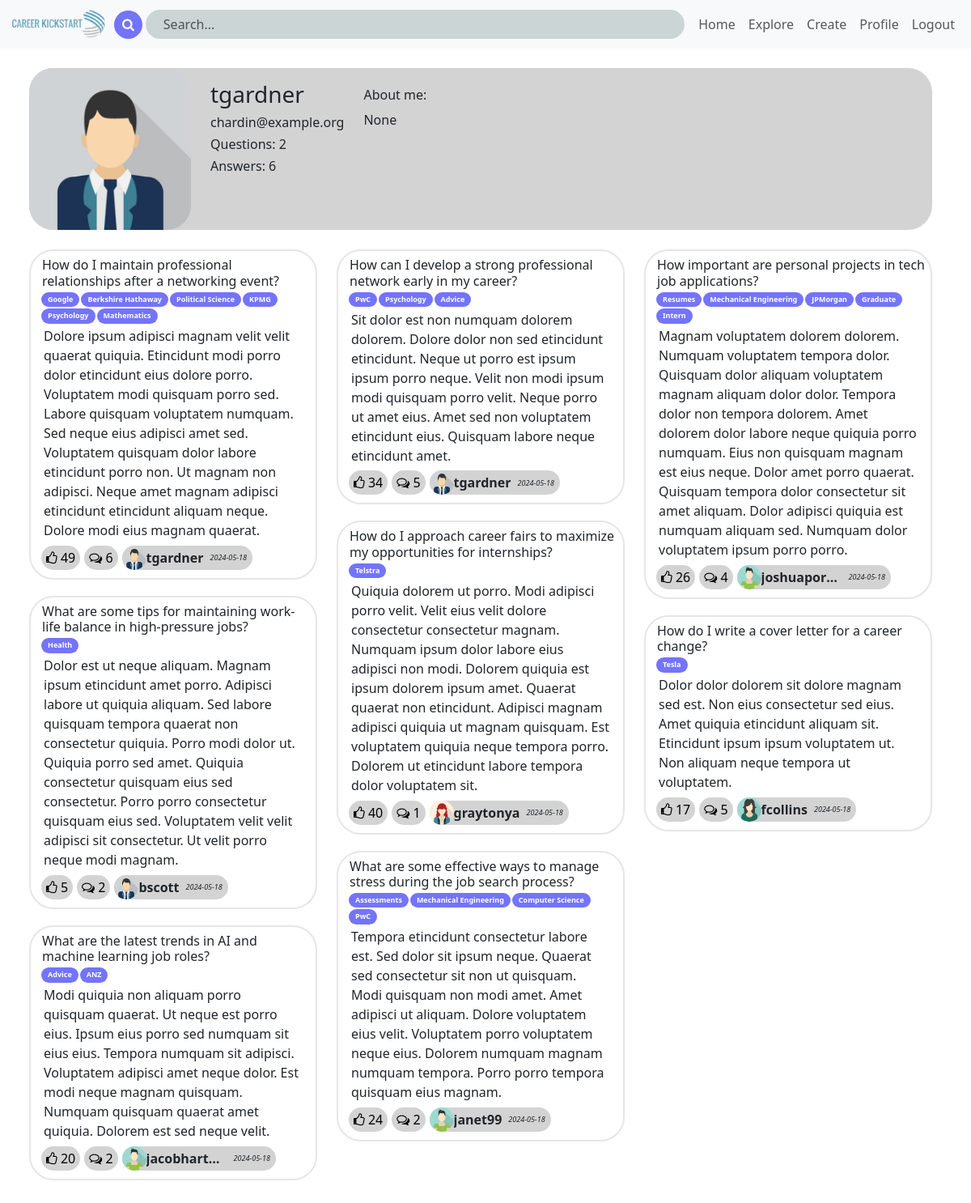
/profilepage/tgardner (signed in), run on the app's committed database.
### app/models.py (models this page shows, shortened)
class User(UserMixin, db.Model):
    __tablename__ = 'users'
    id = db.Column(db.Integer, primary_key=True, autoincrement=True)
    username = db.Column(db.String(30), unique=True)
    email = db.Column(db.String(100), unique=True)
    password_hash = db.Column(db.String(128))
    profile_pic = db.Column(db.String(12))
    about_me = db.Column(db.String(200), nullable=True)
    user_questions = db.relationship('Question', back_populates='user', lazy=True)
    user_answers = db.relationship('Answer', back_populates='user', lazy=True)
    def to_dict_pfp(self):
        numQ = Question.query.filter_by(user_id=self.id).count()
        numA = Answer.query.filter_by(user_id=self.id).count()
        return {'id':str(self.id),'username':self.username, 'email':self.email, 'aboutme':self.about_me, 'numQ':numQ, 'numA':numA, 'pfp':self.profile_pic}

class Question(db.Model):
    __tablename__ = 'questions'
    question_id = db.Column(db.Integer, primary_key=True, autoincrement=True)
    user_id = db.Column(db.Integer, db.ForeignKey('users.id'), nullable=False)
    title = db.Column(db.String(100), nullable=False)
    description = db.Column(db.String(2000), nullable=False)
    date_created = db.Column(db.DateTime, default=func.now())
    likes = db.Column(db.Integer)
    comments = db.Column(db.Integer)
    user = db.relationship('User', back_populates='user_questions')
    tags = db.relationship('Question_Tag', back_populates='question', lazy=True)
    answers = db.relationship('Answer', back_populates='question', lazy=True)

class Question_Tag(db.Model):
    __tablename__ = 'question_tags'
    qt_id = db.Column(db.Integer, primary_key=True, autoincrement=True)
    question_id = db.Column(db.Integer, db.ForeignKey('questions.question_id'))
    tag_id = db.Column(db.Integer, db.ForeignKey('tags.tag_id'))
    tag = db.relationship('Tag', back_populates='question_tags')
    question = db.relationship('Question', back_populates='tags')

class Tag(db.Model):
    __tablename__ = 'tags'
    tag_id = db.Column(db.Integer, primary_key=True, autoincrement=True)
    tag = db.Column(db.String(40), unique=True)
    category = db.Column(db.String(40))
    question_tags = db.relationship('Question_Tag', back_populates='tag', lazy=True)

### app/routes.py (the view)
@main.route('/profilepage/<Username>', methods=['GET', 'POST'])
@login_required
def load_profile_page(Username):
    if not current_user.is_authenticated:
        return redirect(url_for('main.login'))
    return UserController.edit_profile(Username)

### app/forms.py
class EditProfileForm(FlaskForm):
    username = StringField('Username', validators=[validate_user_exist])
    about_me = TextAreaField('About me', validators=[Length(min=0, max=140)])
    new_password = PasswordField('New Password')
    submit = SubmitField('Submit')

### app/controller.py (called while the page is built, shortened)
    def edit_profile(Username):
        form=EditProfileForm()
        user_info = User.query.filter_by(username=Username).first()
        if user_info is None:
            return jsonify({"error": "Question not found"}), 404
        user_q = Question.query.filter_by(user_id=user_info.id).all()
        user_a = Answer.query.filter_by(user_id=user_info.id).all()
        posts = user_q
        for ans in user_a:
            posts.append(ans.question)
        return render_template('profilePage.html',posts=posts,form=form,user=user_info.to_dict_pfp())

### app/models.py (called while the page is built)
@login.user_loader
def load_student(id):
  return User.query.get(int(id))

### app/templates/profilePage.html (shortened to what this page needs)
<!DOCTYPE html>
<html>
    <head>
        <link href="https://cdn.jsdelivr.net/npm/bootstrap@5.3.3/dist/css/bootstrap.min.css" rel="stylesheet">
        <link rel="stylesheet" href="https://cdnjs.cloudflare.com/ajax/libs/font-awesome/4.7.0/css/font-awesome.min.css">
        <link rel="stylesheet" type="text/css" href="profilePageStyleSheet.css">
        <link rel="stylesheet" type="text/css" href="{{ url_for('static', filename='navbarStyle.css') }}">
        <link rel="stylesheet" type="text/css" href="{{ url_for('static', filename='card.css') }}">
    </head>
    <body>
        {% include "navbar.html" %}
        <div class="container m-4">
            <div class="user-info d-flex">
                <img class="profil-pic" src="{{ url_for('static', filename=user.pfp) }}" style="height: 200px; width: 200px; border-radius: 30px;">
                <div id="user-post-related" class="mx-4 mt-3">
                    <h3>{{ user.username }}</h3>
                    <h6>{{ user.email }}</h6>
                    <h6>Questions: {{ user.numQ }}</h6>
                    <h6>Answers: {{ user.numA }}</h6>
                </div>
                <div id="aboutme" class="mt-4">
                    <h6>About me:</h6>
                    <p>{{ user.aboutme }}</p>
                </div>
            </div>
            <div id="involved-in" class="row mt-4">
                <div class="col">
                {% for question in posts[0::3] %}
                    {% include 'card.html' %}
                {% endfor %}
                </div>
                <div class="col">
                {% for question in posts[1::3] %}
                    {% include 'card.html' %}
                {% endfor %}
                </div>
                <div class="col">
                {% for question in posts[2::3] %}
                    {% include 'card.html' %}
                {% endfor %}
                </div>
            </div>
        </div>
    </body>
</html>

### app/templates/card.html
<div id="{{ question.question_id }}" class="card">
    <div class="card-title">
        <h6>{{question.title}}</h6>
    </div>
    <div class="card-subtitle d-flex">
        {% for itag in question.tags %}
        <p> {{itag.tag.tag}} </p>
        {% endfor %}
    </div>
    <div class="card-body">
        <p class="card-text">{{question.description}}</p>
    </div>
    <div class="card-action d-flex">
        <button class="like" aria-pressed="false" type="button"><i class="fa fa-thumbs-o-up"></i> {{question.likes}}</button>
        <button class="comment" aria-pressed="false" type="button"><i class="fa fa-comments-o"></i> {{question.comments}}</button>
        <div class="user-info d-flex align-items-center justify-content-center">
            <a href="/profilepage/{{ question.user.username }}">
                <img class="profil-pic" src="{{ url_for('static', filename=question.user.profile_pic) }}" style="height: 30px; width: 30px; border-radius: 30px;">
            </a>
            <b class="d-inline-block text-truncate" style="max-width: 100px;"> {{ question.user.username }}</b>
            <i class="ms-2"> {{ question.date_created.date() }}</i>
        </div>
    </div>
</div>

### app/static/card.css (style rules this page uses)
.card { border-radius: 30px; margin-bottom: 20px; width:100%; border-color: rgb(230, 230, 230); border-width: 2px; }
.card-body { padding-top: 0.1rem; padding-bottom: 0.1rem; }
.card-title { padding-top: 0.5rem; margin-bottom: 0px; margin-right:4px; padding-left: 14px; border-top-left-radius: 30px; border-top-right-radius: 30px; }
.card-subtitle > p { padding-right: 8px; padding-left: 8px; padding-top: 2px; padding-bottom: 3px; margin-right: 2px; margin-bottom: 2px; background-color: rgb(116, 116, 250); color: white; border-radius: 20px; font-size:xx-small; font-weight: bold; max-width: 100%; white-space: nowrap; }
.card-subtitle { margin-left: 13px; margin-right: 10px; flex-direction: row; display: flex; flex-wrap: wrap; }
.card-action > button { border-radius: 30px; border-width: 0px; background-color: lightgray; margin-right: 5px; }
.card-action > b,i { font-size: xx-small; }
.card-action { margin-left: 13px; margin-bottom: 10px; margin-top: 5px; }
.user-info { background-color: lightgray; border-radius: 30px; padding-right: 7px; }

### data on the page
User: profile_pic (picture), username "tgardner", email "chardin@example.org"
Question: title "How do I maintain professional relationships after a networking event?", description "Dolore ipsum adipisci magnam velit velit quaerat quiquia. Etincidunt modi porro dolor etincidunt eius dolore porro. Voluptatem modi quisquam porro sed. Labore quisquam voluptatem numquam. Sed neque eius adipisci amet sed. Voluptatem quisquam dolor labore etincidunt porro non. Ut magnam non adipisci. Neque amet magnam adipisci etincidunt etincidunt aliquam neque. Dolore modi eius magnam quaerat.", likes "49", comments "6", profile_pic (picture), user.username "tgardner", date_created "2024-05-18"
Question_Tag: tag.tag "Google"
Question_Tag: tag.tag "Berkshire Hathaway"
Question_Tag: tag.tag "Political Science"
Question_Tag: tag.tag "KPMG"
Question_Tag: tag.tag "Psychology"
Question_Tag: tag.tag "Mathematics"
Question: title "What are some tips for maintaining work-life balance in high-pressure jobs?", description "Dolor est ut neque aliquam. Magnam ipsum etincidunt amet porro. Adipisci labore ut quiquia aliquam. Sed labore quisquam tempora quaerat non consectetur quiquia. Porro modi dolor ut. Quiquia porro sed amet. Quiquia consectetur quisquam eius sed consectetur. Porro porro consectetur quisquam eius sed. Voluptatem velit velit adipisci sit consectetur. Ut velit porro neque modi magnam.", likes "5", comments "2", profile_pic (picture), user.username "bscott", date_created "2024-05-18"
Question_Tag: tag.tag "Health"
Question: title "What are the latest trends in AI and machine learning job roles?", description "Modi quiquia non aliquam porro quisquam quaerat. Ut neque est porro eius. Ipsum eius porro sed numquam sit eius eius. Tempora numquam sit adipisci. Voluptatem adipisci amet neque dolor. Est modi neque magnam quisquam. Numquam quisquam quaerat amet quiquia. Dolorem est sed neque velit.", likes "20", comments "2", profile_pic (picture), user.username "jacobhart…", date_created "2024-05-18"
Question_Tag: tag.tag "Advice"
Question_Tag: tag.tag "ANZ"
Question: title "How can I develop a strong professional network early in my career?", description "Sit dolor est non numquam dolorem dolorem. Dolore dolor non sed etincidunt etincidunt. Neque ut porro est ipsum ipsum porro neque. Velit non modi ipsum modi quisquam porro velit. Neque porro ut amet eius. Amet sed non voluptatem etincidunt eius. Quisquam labore neque etincidunt amet.", likes "34", comments "5", profile_pic (picture), user.username "tgardner", date_created "2024-05-18"
Question_Tag: tag.tag "PwC"
Question_Tag: tag.tag "Psychology"
Question_Tag: tag.tag "Advice"
Question: title "How do I approach career fairs to maximize my opportunities for internships?", description "Quiquia dolorem ut porro. Modi adipisci porro velit. Velit eius velit dolore consectetur consectetur magnam. Numquam ipsum dolor labore eius adipisci non modi. Dolorem quiquia est ipsum dolorem ipsum amet. Quaerat quaerat non etincidunt. Adipisci magnam adipisci quiquia ut magnam quisquam. Est voluptatem quiquia neque tempora porro. Dolorem ut etincidunt labore tempora dolor voluptatem sit.", likes "40", comments "1", profile_pic (picture), user.username "graytonya", date_created "2024-05-18"
Question_Tag: tag.tag "Telstra"
Question: title "What are some effective ways to manage stress during the job search process?", description "Tempora etincidunt consectetur labore est. Sed dolor sit ipsum neque. Quaerat sed consectetur sit non ut quisquam. Modi quisquam non modi amet. Amet adipisci ut aliquam. Dolore voluptatem eius velit. Voluptatem porro voluptatem neque eius. Dolorem numquam magnam numquam tempora. Porro porro tempora quisquam eius magnam.", likes "24", comments "2", profile_pic (picture), user.username "janet99", date_created "2024-05-18"
Question_Tag: tag.tag "Assessments"
Question_Tag: tag.tag "Mechanical Engineering"
Question_Tag: tag.tag "Computer Science"
Question_Tag: tag.tag "PwC"
Question: title "How important are personal projects in tech job applications?", description "Magnam voluptatem dolorem dolorem. Numquam voluptatem tempora dolor. Quisquam dolor aliquam voluptatem magnam aliquam dolor dolor. Tempora dolor non tempora dolorem. Amet dolorem dolor labore neque quiquia porro numquam. Eius non quisquam magnam est eius neque. Dolor amet porro quaerat. Quisquam tempora dolor consectetur sit amet aliquam. Dolor adipisci quiquia est numquam aliquam sed. Numquam dolor voluptatem ipsum porro porro.", likes "26", comments "4", profile_pic (picture), user.username "joshuapor…", date_created "2024-05-18"
Question_Tag: tag.tag "Resumes"
Question_Tag: tag.tag "Mechanical Engineering"
Question_Tag: tag.tag "JPMorgan"
Question_Tag: tag.tag "Graduate"
Question_Tag: tag.tag "Intern"
Question: title "How do I write a cover letter for a career change?", description "Dolor dolor dolorem sit dolore magnam sed est. Non eius consectetur sed eius. Amet quiquia etincidunt aliquam sit. Etincidunt ipsum ipsum voluptatem ut. Non aliquam neque tempora ut voluptatem.", likes "17", comments "5", profile_pic (picture), user.username "fcollins", date_created "2024-05-18"
Question_Tag: tag.tag "Tesla"

### other printed values
{{ user.numQ }} "2"
{{ user.numA }} "6"
{{ user.aboutme }} "None"
